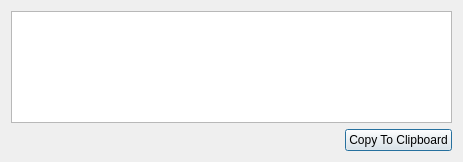
<?xml version="1.0" encoding="UTF-8"?>
<ui version="4.0">
 <class>ExportCompilerDialog</class>
 <widget class="QDialog" name="ExportCompilerDialog">
  <property name="geometry">
   <rect>
    <x>0</x>
    <y>0</y>
    <width>463</width>
    <height>162</height>
   </rect>
  </property>
  <property name="windowTitle">
   <string>Dialog</string>
  </property>
  <layout class="QGridLayout" name="gridLayout">
   <item row="0" column="0">
    <widget class="QTextEdit" name="compilerExportText"/>
   </item>
   <item row="1" column="0">
    <layout class="QHBoxLayout" name="horizontalLayout">
     <item>
      <spacer name="horizontalSpacer">
       <property name="orientation">
        <enum>Qt::Horizontal</enum>
       </property>
       <property name="sizeHint" stdset="0">
        <size>
         <width>40</width>
         <height>20</height>
        </size>
       </property>
      </spacer>
     </item>
     <item>
      <widget class="QPushButton" name="buttonCopyToClipboard">
       <property name="text">
        <string>Copy To Clipboard</string>
       </property>
      </widget>
     </item>
    </layout>
   </item>
  </layout>
 </widget>
 <resources/>
 <connections/>
</ui>
